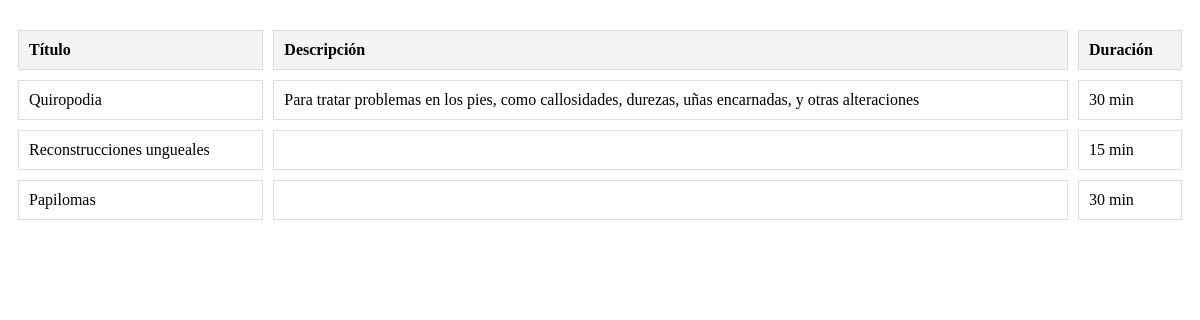
The page /Codigo/validaciones/promociones/promociones_lista.php on the database its author committed.
### tables this page shows
CREATE TABLE Promociones (
    idPromocion INT PRIMARY KEY AUTO_INCREMENT,
    titulo VARCHAR(100),
    descripcion TEXT,
    duracion INT,  
    imagen VARCHAR(255),
    idAdmin INT,
    FOREIGN KEY (idAdmin) REFERENCES Admin(idAdmin)
);

### Codigo/validaciones/promociones/promociones_lista.php (the view, shortened to what this page needs)
<?php
require_once __DIR__ . '/../../conexion/conexion.php';
echo '<link rel="stylesheet" href="/Codigo/estilos/stylePromo.css">';
$sql = "SELECT * FROM promociones";
$result = $conexion->query($sql);
if ($result->num_rows > 0) {
    echo '<div class="tabla-escritorio">';
    echo '<table id="promociones-table" class="solo-escritorio">';
    echo '<tr>
            <th>Título</th>
            <th>Descripción</th>
            <th>Duración</th>';
    echo '</tr>';
    $result->data_seek(0);
    while ($row = $result->fetch_assoc()) {
        echo '<tr>';
        echo '<td>' . htmlspecialchars($row['titulo']) . '</td>';
        echo '<td>' . htmlspecialchars($row['descripcion']) . '</td>';
        echo '<td>' . htmlspecialchars($row['duracion']) . ' min</td>';
        echo '</tr>';
    }
    echo '</table>';
    echo '</div>';
} else {
    echo 'No hay promociones disponibles.';
}
?>

### Codigo/estilos/stylePromo.css (style rules this page uses)
.tabla-escritorio { background-color: var(--colorFondoDivs); }
#promociones-table { width: 100%; border-collapse: separate; border-spacing: 10px; margin-top: 20px; }
#promociones-table th, #promociones-table td { padding: 10px; text-align: left; border: 1px solid #ddd; }
#promociones-table th { background-color: #f4f4f4; font-weight: bold; }

### rows shown on the page
promociones: titulo "Quiropodia", descripcion "Para tratar problemas en los pies, como callosidades, durezas, uñas encarnadas, y otras alteraciones", duracion "30"
promociones: titulo "Reconstrucciones ungueales", duracion "15"
promociones: titulo "Papilomas", duracion "30"
